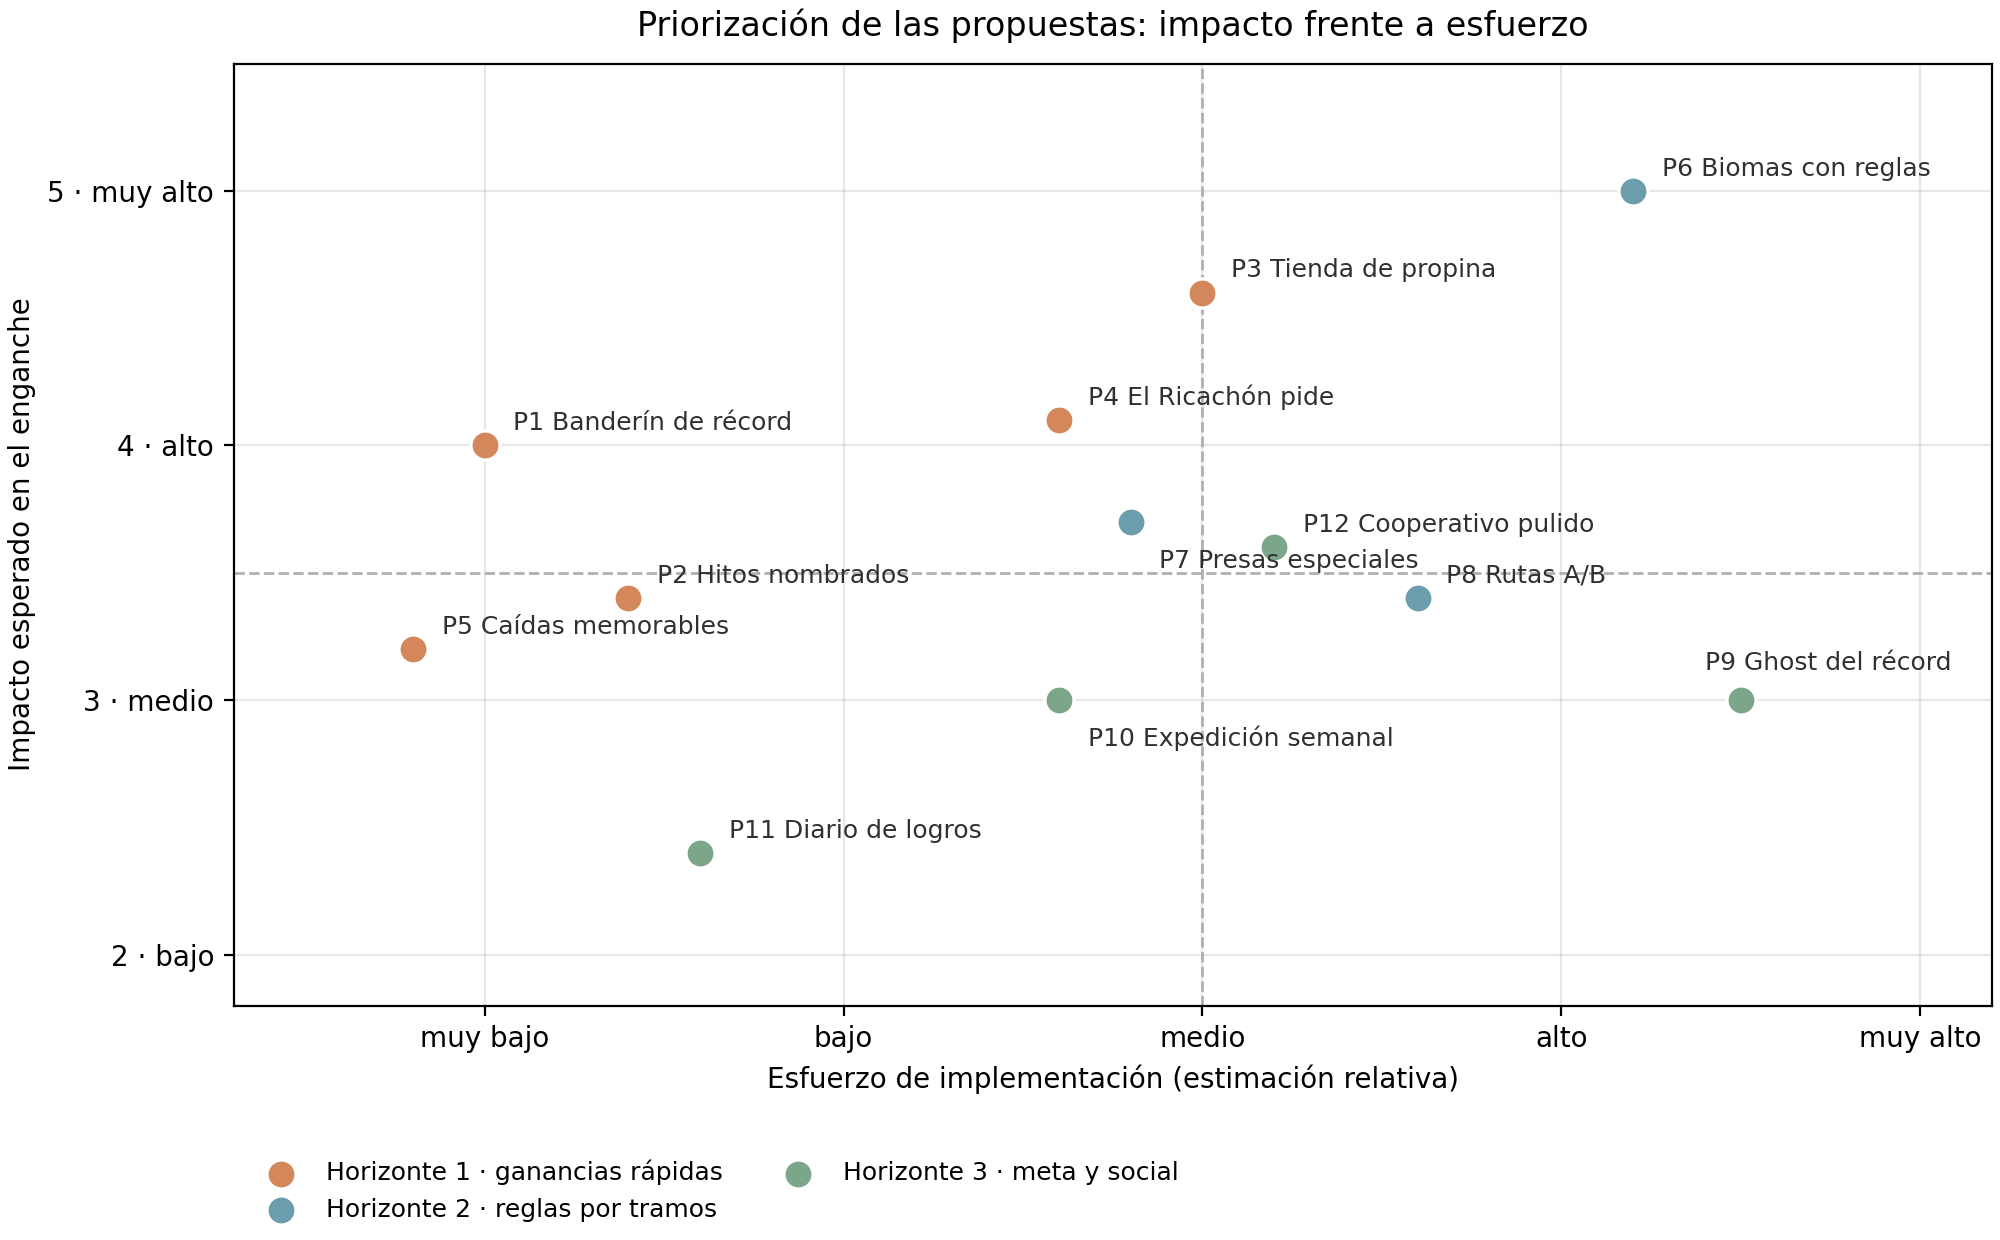

Write the Python code that produced this figure.
# Figura 1 — Matriz impacto/esfuerzo (valoración cualitativa de diseño)
import matplotlib
matplotlib.use("Agg")
import matplotlib.pyplot as plt

plt.rcParams["font.sans-serif"] = ["DejaVu Sans"]
plt.rcParams["axes.unicode_minus"] = False

# (x=esfuerzo, y=impacto, etiqueta, horizonte, dx, dy)
pts = [
    (1.0, 4.0, "P1 Banderín de récord", 1, 0.08, 0.06),
    (1.4, 3.4, "P2 Hitos nombrados",    1, 0.08, 0.06),
    (3.0, 4.6, "P3 Tienda de propina",  1, 0.08, 0.06),
    (2.6, 4.1, "P4 El Ricachón pide",   1, 0.08, 0.06),
    (0.8, 3.2, "P5 Caídas memorables",  1, 0.08, 0.06),
    (4.2, 5.0, "P6 Biomas con reglas",  2, 0.08, 0.06),
    (2.8, 3.7, "P7 Presas especiales",  2, 0.08, -0.18),
    (3.6, 3.4, "P8 Rutas A/B",          2, 0.08, 0.06),
    (4.5, 3.0, "P9 Ghost del récord",   3, -0.10, 0.12),
    (2.6, 3.0, "P10 Expedición semanal",3, 0.08, -0.18),
    (1.6, 2.4, "P11 Diario de logros",  3, 0.08, 0.06),
    (3.2, 3.6, "P12 Cooperativo pulido",3, 0.08, 0.06),
]
colors = {1: "#D4875A", 2: "#6B9DAD", 3: "#7BA68A"}
names  = {1: "Horizonte 1 · ganancias rápidas", 2: "Horizonte 2 · reglas por tramos", 3: "Horizonte 3 · meta y social"}

fig, ax = plt.subplots(figsize=(10, 6.2), constrained_layout=True)
for h in (1, 2, 3):
    xs = [p[0] for p in pts if p[3] == h]
    ys = [p[1] for p in pts if p[3] == h]
    ax.scatter(xs, ys, s=110, c=colors[h], label=names[h], edgecolors="white", linewidths=1.2, zorder=3)
for x, y, lab, h, dx, dy in pts:
    ax.annotate(lab, (x + dx, y + dy), fontsize=9, color="#303030", zorder=4)

ax.axvline(3.0, color="#B0B0B0", linewidth=1, linestyle="--", zorder=1)
ax.axhline(3.5, color="#B0B0B0", linewidth=1, linestyle="--", zorder=1)
ax.set_xlim(0.3, 5.2); ax.set_ylim(1.8, 5.5)
ax.set_xticks([1, 2, 3, 4, 5]); ax.set_yticks([2, 3, 4, 5])
ax.set_xticklabels(["muy bajo", "bajo", "medio", "alto", "muy alto"])
ax.set_yticklabels(["2 · bajo", "3 · medio", "4 · alto", "5 · muy alto"])
ax.set_xlabel("Esfuerzo de implementación (estimación relativa)", fontsize=10)
ax.set_ylabel("Impacto esperado en el enganche", fontsize=10)
ax.set_title("Priorización de las propuestas: impacto frente a esfuerzo", fontsize=12, pad=10)
ax.grid(True, alpha=0.3, zorder=0)
ax.legend(loc="upper left", bbox_to_anchor=(0.0, -0.14), fontsize=9, frameon=False, ncol=2)
fig.savefig("/home/z/my-project/scripts/docgen/figura1.png", dpi=200)
print("figura1.png OK")
